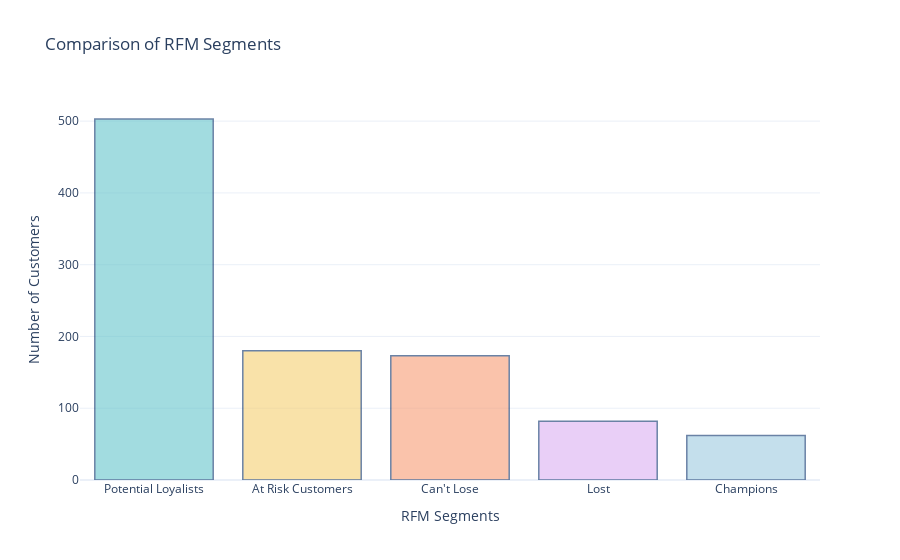

The notebook cell this image was saved under:
### Markdown cell above
#### 7. Number of customers in all the segments:

### Code cell
import plotly.colors

pastel_colors = plotly.colors.qualitative.Pastel

segment_counts = data['RFM Customer Segments'].value_counts()

# Create a bar chart to compare segment counts
fig = go.Figure(data=[go.Bar(x=segment_counts.index, y=segment_counts.values,
                            marker=dict(color=pastel_colors))])

# Set the color of the Champions segment as a different color
champions_color = 'rgb(158, 202, 225)'
fig.update_traces(marker_color=[champions_color if segment == 'Champions' else pastel_colors[i]
                                for i, segment in enumerate(segment_counts.index)],
                  marker_line_color='rgb(8, 48, 107)',
                  marker_line_width=1.5, opacity=0.6)

# Update the layout
fig.update_layout(title='Comparison of RFM Segments',
                  xaxis_title='RFM Segments',
                  yaxis_title='Number of Customers',
                  showlegend=False)

fig.show()

### Figure 1 — Plotly figure (JSON) as saved in the notebook; plotly's stock layout.template omitted (floating-point values rounded to 4 significant figures)
{"data": [{"marker": {"color": ["rgb(102, 197, 204)", "rgb(246, 207, 113)", "rgb(248, 156, 116)", "rgb(220, 176, 242)", "rgb(158, 202, 225)"], "line": {"color": "rgb(8, 48, 107)", "width": 1.5}}, "opacity": 0.6, "type": "bar", "x": ["Potential Loyalists", "At Risk Customers", "Can't Lose", "Lost", "Champions"], "y": [503, 180, 173, 82, 62]}], "layout": {"showlegend": false, "title": {"text": "Comparison of RFM Segments"}, "xaxis": {"title": {"text": "RFM Segments"}}, "yaxis": {"title": {"text": "Number of Customers"}}}}
